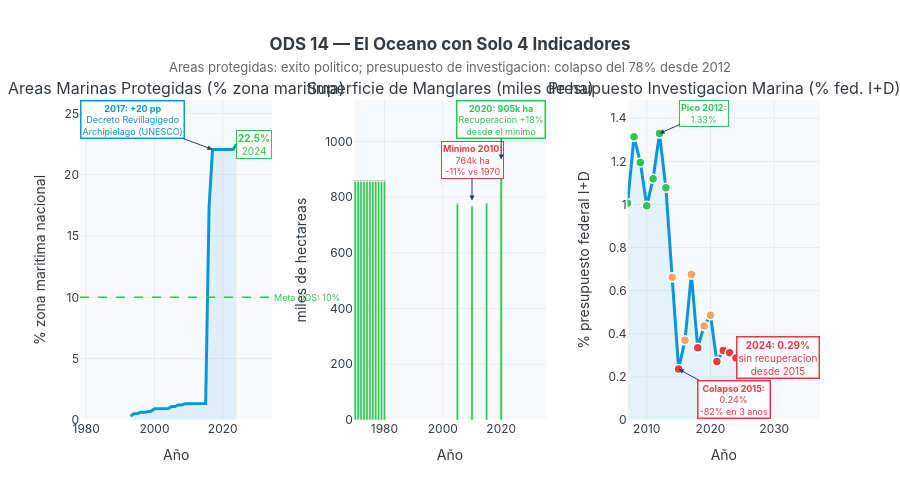

The code cell stored with this chart in its notebook:
### Markdown cell above
## Acto III — ODS 14: El Océano con 4 Indicadores
México tiene **11,592 km de litoral** — el 11º más largo del mundo — y para todo su ecosistema
marino registra **exactamente 4 indicadores ODS**. El logro es real: las áreas marinas protegidas
saltaron de 1.3 % a **22.5 %** gracias al decreto de Revillagigedo en 2017. Los manglares
se recuperaron (+18 % desde 2010). Pero el presupuesto federal de investigación marina
**se desplomó 78 %** desde su pico de 2012 — y decenas de indicadores críticos como
la acidificación del océano, el estado de los bancos pesqueros y la contaminación costera
simplemente **no se miden**.

### Code cell
# ══════════════════════════════════════════════════════════════════════════════
# FIGURA 3 — ODS 14: El Océano con 4 Indicadores
# ══════════════════════════════════════════════════════════════════════════════
areas_marinas = get_serie('14.5.1')
manglares     = get_serie('14R.2')
presupuesto   = get_serie('14.A.1')

fig3 = make_subplots(
    rows=1, cols=3,
    subplot_titles=[
        'Areas Marinas Protegidas (% zona maritima)',
        'Superficie de Manglares (miles de ha)',
        'Presupuesto Investigacion Marina (% fed. I+D)'
    ],
    horizontal_spacing=0.11
)

# ── Panel 1: Áreas marinas protegidas ────────────────────────────────────────
am_colors = [C_DATO if v > 10 else C_ESCASO if v > 1 else C_VACIO for v in areas_marinas['valor']]
fig3.add_trace(go.Scatter(
    x=areas_marinas['periodo'], y=areas_marinas['valor'],
    mode='lines',
    line=dict(color=C_ODS14, width=3),
    fill='tozeroy', fillcolor='rgba(10,151,217,0.10)',
    showlegend=False,
    hovertemplate='<b>%{x}</b><br>Areas protegidas: <b>%{y:.2f}%</b><extra></extra>'
), row=1, col=1)

# Línea objetivo ODS (10%)
fig3.add_hline(
    y=10, line_width=1.5, line_dash='dash', line_color=C_DATO,
    annotation_text='Meta ODS: 10%',
    annotation_position='right',
    annotation_font=dict(size=9, color=C_DATO),
    row=1, col=1
)
fig3.add_annotation(
    x=2017, y=22.05,
    text='<b>2017: +20 pp</b><br>Decreto Revillagigedo<br>Archipielago (UNESCO)',
    showarrow=True, arrowhead=2, ax=-80, ay=-30,
    font=dict(size=9, color=C_ODS14),
    bgcolor='rgba(255,255,255,0.9)', bordercolor=C_ODS14, borderwidth=1.5,
    row=1, col=1
)
fig3.add_annotation(
    x=2024, y=22.475,
    text='<b>22.5%</b><br>2024',
    showarrow=False, xanchor='left',
    font=dict(size=10, color=C_DATO),
    bgcolor='rgba(255,255,255,0.85)', bordercolor=C_DATO, borderwidth=1,
    row=1, col=1
)

# ── Panel 2: Manglares ────────────────────────────────────────────────────────
mang_vals = manglares['valor'] / 1000  # miles de ha
mang_colors = [C_VACIO if v < 790 else C_ESCASO if v < 850 else C_DATO for v in manglares['valor']]
fig3.add_trace(go.Bar(
    x=manglares['periodo'], y=mang_vals,
    marker_color=mang_colors,
    marker_line_color='white', marker_line_width=0.5,
    text=['{:.0f}k'.format(v) for v in mang_vals],
    textposition='outside', textfont=dict(size=9),
    showlegend=False,
    hovertemplate='<b>%{x}</b><br>Manglares: <b>%{y:.0f} mil ha</b><extra></extra>'
), row=1, col=2)

fig3.add_annotation(
    x=2010, y=788,
    text='<b>Minimo 2010:</b><br>764k ha<br>-11% vs 1970',
    showarrow=True, arrowhead=2, ax=0, ay=-40,
    font=dict(size=9, color=C_VACIO),
    bgcolor='rgba(255,255,255,0.9)', bordercolor=C_VACIO, borderwidth=1,
    row=1, col=2
)
fig3.add_annotation(
    x=2020, y=935,
    text='<b>2020: 905k ha</b><br>Recuperacion +18%<br>desde el minimo',
    showarrow=True, arrowhead=2, ax=0, ay=-40,
    font=dict(size=9, color=C_DATO),
    bgcolor='rgba(255,255,255,0.9)', bordercolor=C_DATO, borderwidth=1.5,
    row=1, col=2
)

# ── Panel 3: Presupuesto investigación marina ─────────────────────────────────
pres_colors = [C_VACIO if v < 0.35 else C_ESCASO if v < 0.7 else C_DATO for v in presupuesto['valor']]
fig3.add_trace(go.Scatter(
    x=presupuesto['periodo'], y=presupuesto['valor'],
    mode='lines+markers',
    line=dict(color=C_ODS14, width=3),
    marker=dict(size=9, color=pres_colors, line=dict(width=1.5, color='white')),
    fill='tozeroy', fillcolor='rgba(10,151,217,0.08)',
    showlegend=False,
    hovertemplate='<b>%{x}</b><br>Presupuesto marina: <b>%{y:.3f}%</b><extra></extra>'
), row=1, col=3)

fig3.add_annotation(
    x=2012, y=1.329,
    text='<b>Pico 2012:</b><br>1.33%',
    showarrow=True, arrowhead=2, ax=45, ay=-20,
    font=dict(size=9, color=C_DATO),
    bgcolor='rgba(255,255,255,0.9)', bordercolor=C_DATO, borderwidth=1,
    row=1, col=3
)
fig3.add_annotation(
    x=2015, y=0.236,
    text='<b>Colapso 2015:</b><br>0.24%<br>-82% en 3 anos',
    showarrow=True, arrowhead=2, ax=55, ay=30,
    font=dict(size=9, color=C_VACIO),
    bgcolor='rgba(255,255,255,0.9)', bordercolor=C_VACIO, borderwidth=1.5,
    row=1, col=3
)
fig3.add_annotation(
    x=2024, y=0.288,
    text='<b>2024: 0.29%</b><br>sin recuperacion<br>desde 2015',
    showarrow=False, xanchor='left',
    font=dict(size=10, color=C_VACIO),
    bgcolor='rgba(255,255,255,0.85)', bordercolor=C_VACIO, borderwidth=1.5,
    row=1, col=3
)

fig3.update_yaxes(showgrid=True, gridcolor='#E9ECEF')
fig3.update_xaxes(showgrid=True, gridcolor='#E9ECEF', title_text='Año')
fig3.update_yaxes(title_text='% zona maritima nacional', row=1, col=1)
fig3.update_yaxes(title_text='miles de hectareas', row=1, col=2)
fig3.update_yaxes(title_text='% presupuesto federal I+D', row=1, col=3)

fig3.update_layout(
    title=dict(
        text='<b>ODS 14 — El Oceano con Solo 4 Indicadores</b><br>'
             '<span style="font-size:13px;color:#666;font-weight:normal">'
             'Areas protegidas: exito politico; presupuesto de investigacion: colapso del 78% desde 2012</span>',
        x=0.5, xanchor='center'
    ),
    height=480, plot_bgcolor=C_FONDO, paper_bgcolor='white',
    font=dict(family='Inter, Arial, sans-serif', color=C_LINEA),
    margin=dict(t=100, b=60)
)
fig3.show()

### Figure 1 — Plotly figure (JSON) as saved in the notebook; plotly's stock layout.template omitted (floating-point values rounded to 4 significant figures)
{"data": [{"fill": "tozeroy", "fillcolor": "rgba(10,151,217,0.10)", "hovertemplate": "<b>%{x}</b><br>Areas protegidas: <b>%{y:.2f}%</b><extra></extra>", "line": {"color": "#0A97D9", "width": 3}, "mode": "lines", "showlegend": false, "type": "scatter", "x": [1993, 1994, 1995, 1996, 1997, 1998, 1999, 2000, 2001, 2002, 2003, 2004, 2005, 2006, 2007, 2008, 2009, 2010, 2011, 2012, 2013, 2014, 2015, 2016, 2017, 2018, 2019, 2020, 2021, 2022, 2023, 2024], "xaxis": "x", "y": [0.3295, 0.5182, 0.5297, 0.6406, 0.6406, 0.6574, 0.7152, 0.9215, 0.9215, 0.931, 0.931, 0.931, 1.093, 1.093, 1.232, 1.232, 1.334, 1.334, 1.334, 1.344, 1.344, 1.344, 1.344, 17.35, 22.05, 22.05, 22.05, 22.05, 22.05, 22.05, 22.05, 22.47], "yaxis": "y"}, {"hovertemplate": "<b>%{x}</b><br>Manglares: <b>%{y:.0f} mil ha</b><extra></extra>", "marker": {"color": ["#2DC653", "#2DC653", "#2DC653", "#2DC653", "#2DC653", "#2DC653", "#2DC653", "#2DC653", "#2DC653", "#2DC653", "#2DC653", "#2DC653", "#2DC653", "#2DC653", "#2DC653"], "line": {"color": "white", "width": 0.5}}, "showlegend": false, "text": ["856k", "856k", "856k", "856k", "856k", "856k", "856k", "856k", "856k", "856k", "856k", "774k", "765k", "776k", "905k"], "textfont": {"size": 9}, "textposition": "outside", "type": "bar", "x": [1970, 1971, 1972, 1973, 1974, 1975, 1976, 1977, 1978, 1979, 1980, 2005, 2010, 2015, 2020], "xaxis": "x2", "y": [856.4, 856.4, 856.4, 856.4, 856.4, 856.4, 856.4, 856.4, 856.4, 856.4, 856.4, 774.1, 764.8, 775.6, 905.1], "yaxis": "y2"}, {"fill": "tozeroy", "fillcolor": "rgba(10,151,217,0.08)", "hovertemplate": "<b>%{x}</b><br>Presupuesto marina: <b>%{y:.3f}%</b><extra></extra>", "line": {"color": "#0A97D9", "width": 3}, "marker": {"color": ["#2DC653", "#2DC653", "#2DC653", "#2DC653", "#2DC653", "#2DC653", "#2DC653", "#F4A261", "#E63946", "#F4A261", "#F4A261", "#E63946", "#F4A261", "#F4A261", "#E63946", "#E63946", "#E63946", "#E63946", "#E63946"], "line": {"color": "white", "width": 1.5}, "size": 9}, "mode": "lines+markers", "showlegend": false, "type": "scatter", "x": [2007, 2008, 2009, 2010, 2011, 2012, 2013, 2014, 2015, 2016, 2017, 2018, 2019, 2020, 2021, 2022, 2023, 2024, 2025], "xaxis": "x3", "y": [1.006, 1.314, 1.195, 0.9942, 1.119, 1.329, 1.077, 0.6625, 0.2363, 0.3694, 0.6753, 0.335, 0.4363, 0.4855, 0.271, 0.3229, 0.3122, 0.288, 0.2881], "yaxis": "y3"}], "layout": {"annotations": [{"font": {"size": 16}, "showarrow": false, "text": "Areas Marinas Protegidas (% zona maritima)", "x": 0.13, "xanchor": "center", "xref": "paper", "y": 1, "yanchor": "bottom", "yref": "paper"}, {"font": {"size": 16}, "showarrow": false, "text": "Superficie de Manglares (miles de ha)", "x": 0.5, "xanchor": "center", "xref": "paper", "y": 1, "yanchor": "bottom", "yref": "paper"}, {"font": {"size": 16}, "showarrow": false, "text": "Presupuesto Investigacion Marina (% fed. I+D)", "x": 0.87, "xanchor": "center", "xref": "paper", "y": 1, "yanchor": "bottom", "yref": "paper"}, {"font": {"color": "#2DC653", "size": 9}, "showarrow": false, "text": "Meta ODS: 10%", "x": 1, "xanchor": "left", "xref": "x domain", "y": 10, "yanchor": "middle", "yref": "y"}, {"arrowhead": 2, "ax": -80, "ay": -30, "bgcolor": "rgba(255,255,255,0.9)", "bordercolor": "#0A97D9", "borderwidth": 1.5, "font": {"color": "#0A97D9", "size": 9}, "showarrow": true, "text": "<b>2017: +20 pp</b><br>Decreto Revillagigedo<br>Archipielago (UNESCO)", "x": 2017, "xref": "x", "y": 22.05, "yref": "y"}, {"bgcolor": "rgba(255,255,255,0.85)", "bordercolor": "#2DC653", "borderwidth": 1, "font": {"color": "#2DC653", "size": 10}, "showarrow": false, "text": "<b>22.5%</b><br>2024", "x": 2024, "xanchor": "left", "xref": "x", "y": 22.48, "yref": "y"}, {"arrowhead": 2, "ax": 0, "ay": -40, "bgcolor": "rgba(255,255,255,0.9)", "bordercolor": "#E63946", "borderwidth": 1, "font": {"color": "#E63946", "size": 9}, "showarrow": true, "text": "<b>Minimo 2010:</b><br>764k ha<br>-11% vs 1970", "x": 2010, "xref": "x2", "y": 788, "yref": "y2"}, {"arrowhead": 2, "ax": 0, "ay": -40, "bgcolor": "rgba(255,255,255,0.9)", "bordercolor": "#2DC653", "borderwidth": 1.5, "font": {"color": "#2DC653", "size": 9}, "showarrow": true, "text": "<b>2020: 905k ha</b><br>Recuperacion +18%<br>desde el minimo", "x": 2020, "xref": "x2", "y": 935, "yref": "y2"}, {"arrowhead": 2, "ax": 45, "ay": -20, "bgcolor": "rgba(255,255,255,0.9)", "bordercolor": "#2DC653", "borderwidth": 1, "font": {"color": "#2DC653", "size": 9}, "showarrow": true, "text": "<b>Pico 2012:</b><br>1.33%", "x": 2012, "xref": "x3", "y": 1.329, "yref": "y3"}, {"arrowhead": 2, "ax": 55, "ay": 30, "bgcolor": "rgba(255,255,255,0.9)", "bordercolor": "#E63946", "borderwidth": 1.5, "font": {"color": "#E63946", "size": 9}, "showarrow": true, "text": "<b>Colapso 2015:</b><br>0.24%<br>-82% en 3 anos", "x": 2015, "xref": "x3", "y": 0.236, "yref": "y3"}, {"bgcolor": "rgba(255,255,255,0.85)", "bordercolor": "#E63946", "borderwidth": 1.5, "font": {"color": "#E63946", "size": 10}, "showarrow": false, "text": "<b>2024: 0.29%</b><br>sin recuperacion<br>desde 2015", "x": 2024, "xanchor": "left", "xref": "x3", "y": 0.288, "yref": "y3"}], "font": {"color": "#343A40", "family": "Inter, Arial, sans-serif"}, "height": 480, "margin": {"b": 60, "t": 100}, "paper_bgcolor": "white", "plot_bgcolor": "#F8F9FA", "shapes": [{"line": {"color": "#2DC653", "dash": "dash", "width": 1.5}, "type": "line", "x0": 0, "x1": 1, "xref": "x domain", "y0": 10, "y1": 10, "yref": "y"}], "title": {"text": "<b>ODS 14 — El Oceano con Solo 4 Indicadores</b><br><span style=\"font-size:13px;color:#666;font-weight:normal\">Areas protegidas: exito politico; presupuesto de investigacion: colapso del 78% desde 2012</span>", "x": 0.5, "xanchor": "center"}, "xaxis": {"anchor": "y", "domain": [0, 0.26], "gridcolor": "#E9ECEF", "showgrid": true, "title": {"text": "Año"}}, "xaxis2": {"anchor": "y2", "domain": [0.37, 0.63], "gridcolor": "#E9ECEF", "showgrid": true, "title": {"text": "Año"}}, "xaxis3": {"anchor": "y3", "domain": [0.74, 1], "gridcolor": "#E9ECEF", "showgrid": true, "title": {"text": "Año"}}, "yaxis": {"anchor": "x", "domain": [0, 1], "gridcolor": "#E9ECEF", "showgrid": true, "title": {"text": "% zona maritima nacional"}}, "yaxis2": {"anchor": "x2", "domain": [0, 1], "gridcolor": "#E9ECEF", "showgrid": true, "title": {"text": "miles de hectareas"}}, "yaxis3": {"anchor": "x3", "domain": [0, 1], "gridcolor": "#E9ECEF", "showgrid": true, "title": {"text": "% presupuesto federal I+D"}}}}
